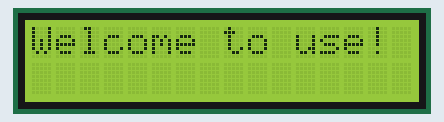
Recording of a sketch running on a simulated Arduino Uno, built with avr-gcc and run on an emulated ATmega328P. Shown: 16×2 character LCD.

Above: at 0.1 s.
At 1.1 s:
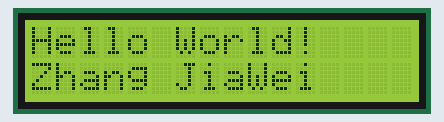
At 2.1 s:
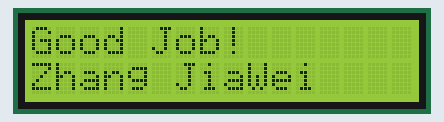

Measured:
- what the display in image 1 shows lasts 1.0 s, from 1.1 s to 2.1 s

The sketch:

LS_LCD1602.ino
```cpp
//LingShun Lab
#include <LiquidCrystal.h>

LiquidCrystal lcd(12,11,5,4,3,2);      //构造一个LiquidCrystal的类成员。使用数字IO ，12,11,5,4,3,2

void setup()
{
  lcd.begin(16,2);    //初始化LCD1602
  lcd.print("Welcome to use!"); //液晶显示Welcome to use！
  delay(1000);      //延时1000ms
  lcd.clear();      //液晶清屏
}

void loop()
{

  lcd.setCursor(0,0);     //设置液晶开始显示的指针位置，0列0行，人类理解的第一行
  lcd.print("Hello World!");

  lcd.setCursor(0,1);       //0列，1行，人类理解的第二行
  lcd.print("Zhang JiaWei");
  delay(1000);        //延时1000ms
  lcd.setCursor(0,0);
  lcd.print("Good Job!   ");
  delay(1000);                //延时1000ms
}
```
